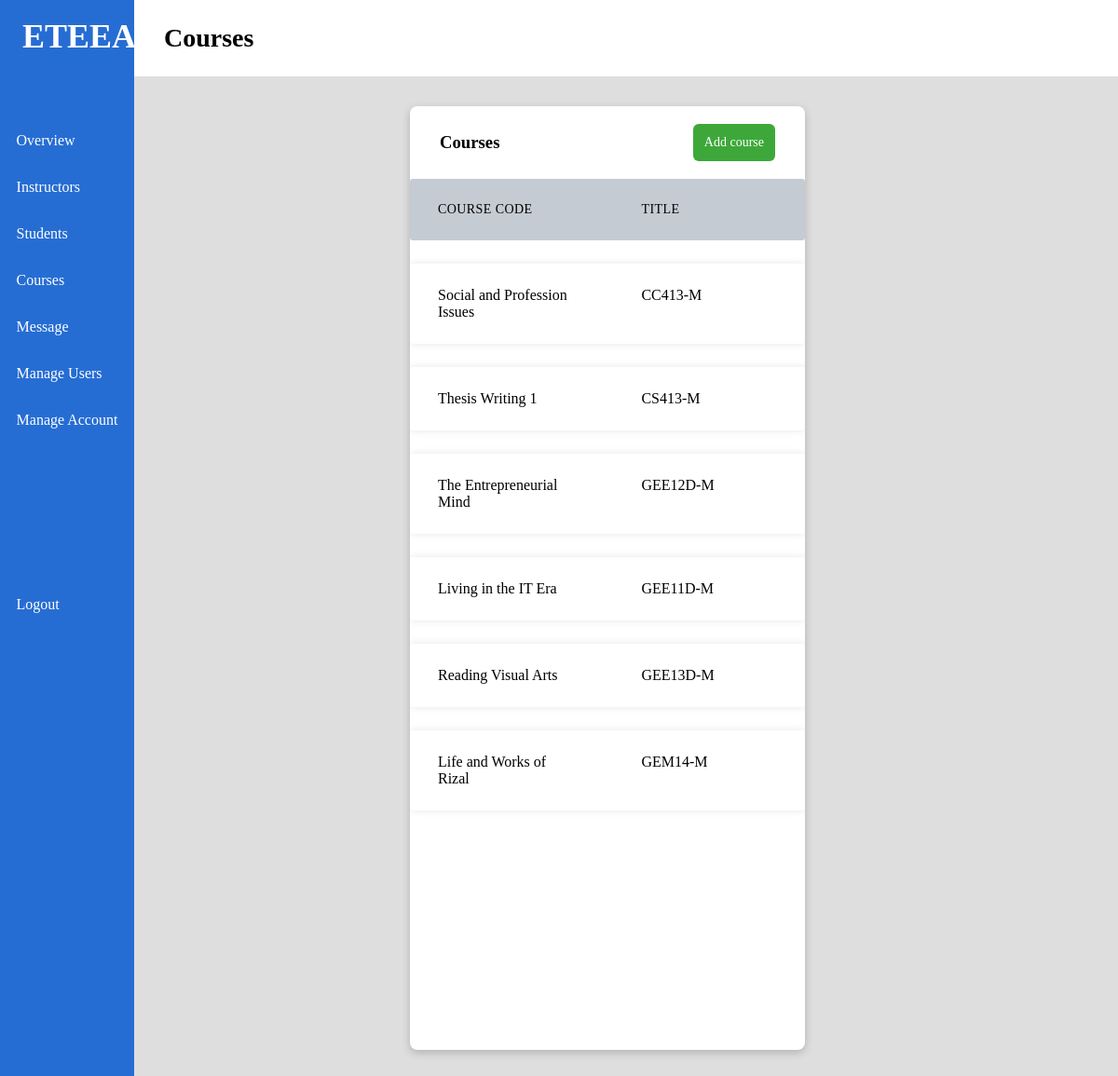
The app's page /index/courses (signed in) with its own data.
### models.py (models this page shows)
class Course(db.Model):
    __tablename__ = "courses"
    id = db.Column("id", db.Integer, primary_key=True)
    title = db.Column('title', db.String(64))
    code = db.Column('code', db.String(8))

### views.py (the view)
@views.route('/courses')
def courses():
    if g.user not in ['admin']:
        return redirect(url_for('.unauthorized'))
    views = user_views[g.user]
    courses = db.get_courses()
    return render_template('courses.html', page="Courses", courses=courses, views=views)

### db_functions.py (called while the page is built)
def get_courses():
    return [u.__dict__ for u in Course.query.all()]

### views.py (called while the page is built)
@views.before_request
def verify_permissions():
    g.user = None
    if 'user' in session:
        g.user = session['user']
    else:
        return redirect('/login')

### templates/courses.html (shortened to what this page needs)
{% extends "index.html" %}
{% block content %}
<div class="main-row">
    <div class="card side color-white">
        <div class="inline">
            <h3>Courses</h3>
            <button class="btn-add" onclick="addCourse()">Add course</button><br>
        </div>
        {% if courses is defined and courses|length > 0 %}
        <ul class="stylized-table">
            <li class="table-header">
                <div class="col col-2">COURSE CODE</div>
                <div class="col col-2">TITLE</div>
            </li>
            {% for course in courses %}
            <li class="table-row">
                <div class="col col-2" data-label="CODE">{{ course.code }}</div>
                <div class="col col-2" data-label="TITLE">{{ course.title }}</div>
            </li>
            {% endfor %}
        </ul>
        {% else %}
        <p>No courses have been created.</p>
        {% endif %}
    </div>
</div class="main-row">
{% endblock %}

### static/styles/index.css (style rules this page uses)
* { margin: 0; padding: 0; font-family: quicksand; }
body { background-color: #dedede; }
button { color: white; font-size: 14px; padding: 12px; border: none; border-radius: 6px; }
.btn-add { background-color: #3da839; }
.inline { display: flex; flex-direction: row; align-items: center; }
.card.color-white { background-color: white; }

### records on screen
Course: code "Social and Profession Issues", title "CC413-M"
Course: code "Thesis Writing 1", title "CS413-M"
Course: code "The Entrepreneurial Mind", title "GEE12D-M"
Course: code "Living in the IT Era", title "GEE11D-M"
Course: code "Reading Visual Arts", title "GEE13D-M"
Course: code "Life and Works of Rizal", title "GEM14-M"

### other values on screen
{{ view['name'] }} "Overview" "Instructors" "Students" "Courses" "Message" "Manage Users" "Manage Account"
{{ page }} "Courses"
